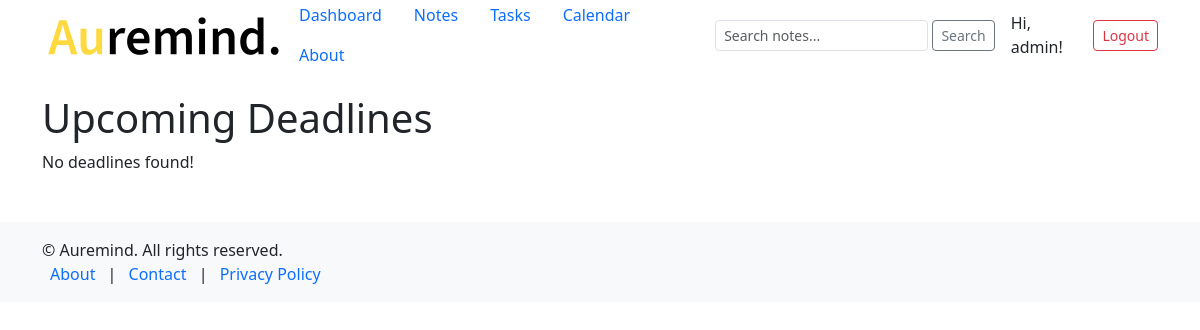
The app's page /task/ (signed in), older data.
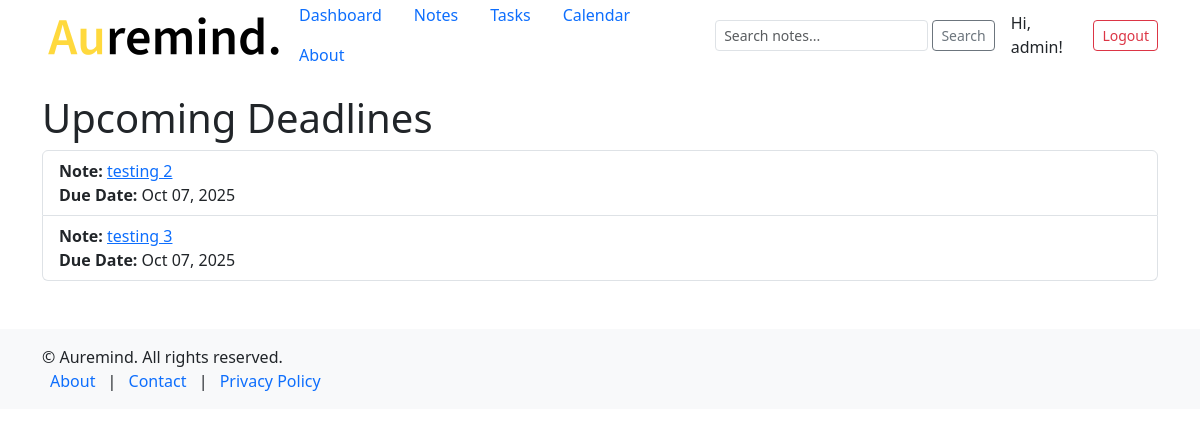
The same page, newer data.
### notes/models.py (models this page shows, shortened)
class Note(models.Model):
    user = models.ForeignKey(User, on_delete=models.CASCADE)
    title = models.CharField(max_length=200)
    content = models.TextField()
    due_date = models.DateField(null=True, blank=True)
    attachment = models.FileField(upload_to='attachments/', null=True, blank=True)
    created_at = models.DateTimeField(auto_now_add=True)

### notes/views.py (the view)
# urls.py: path('task/', views.task, name='task'),
@login_required
def task(request):
    notes_with_due_dates = Note.objects.filter(user=request.user).exclude(due_date__isnull=True).order_by('due_date')
    context = {
        'notes_with_due_dates': notes_with_due_dates,
    }
    return render(request, 'notes/task.html', context)

### notes/templates/notes/task.html (shortened to what this page needs)
{% extends "notes/base.html" %}
{% block content %}
<h1>Upcoming Deadlines</h1>
{% if notes_with_due_dates %}
  <ul class="list-group">
    {% for note in notes_with_due_dates %}
      <li class="list-group-item">
        <strong>Note:</strong> <a href="{% url 'notes:detail' pk=note.pk %}">{{ note.title }}</a><br>
        <strong>Due Date:</strong> {{ note.due_date|date:"M d, Y" }}
      </li>
    {% endfor %}
  </ul>
{% else %}
  <p>No deadlines found!</p>
{% endif %}
{% endblock %}

Row changes from the older to the newer data that the page shows:
added Note: title "testing 2", due_date "Oct 07, 2025"
added Note: title "testing 3", due_date "Oct 07, 2025"
Text that changed along with them:
text no longer shown: "No deadlines found!"
